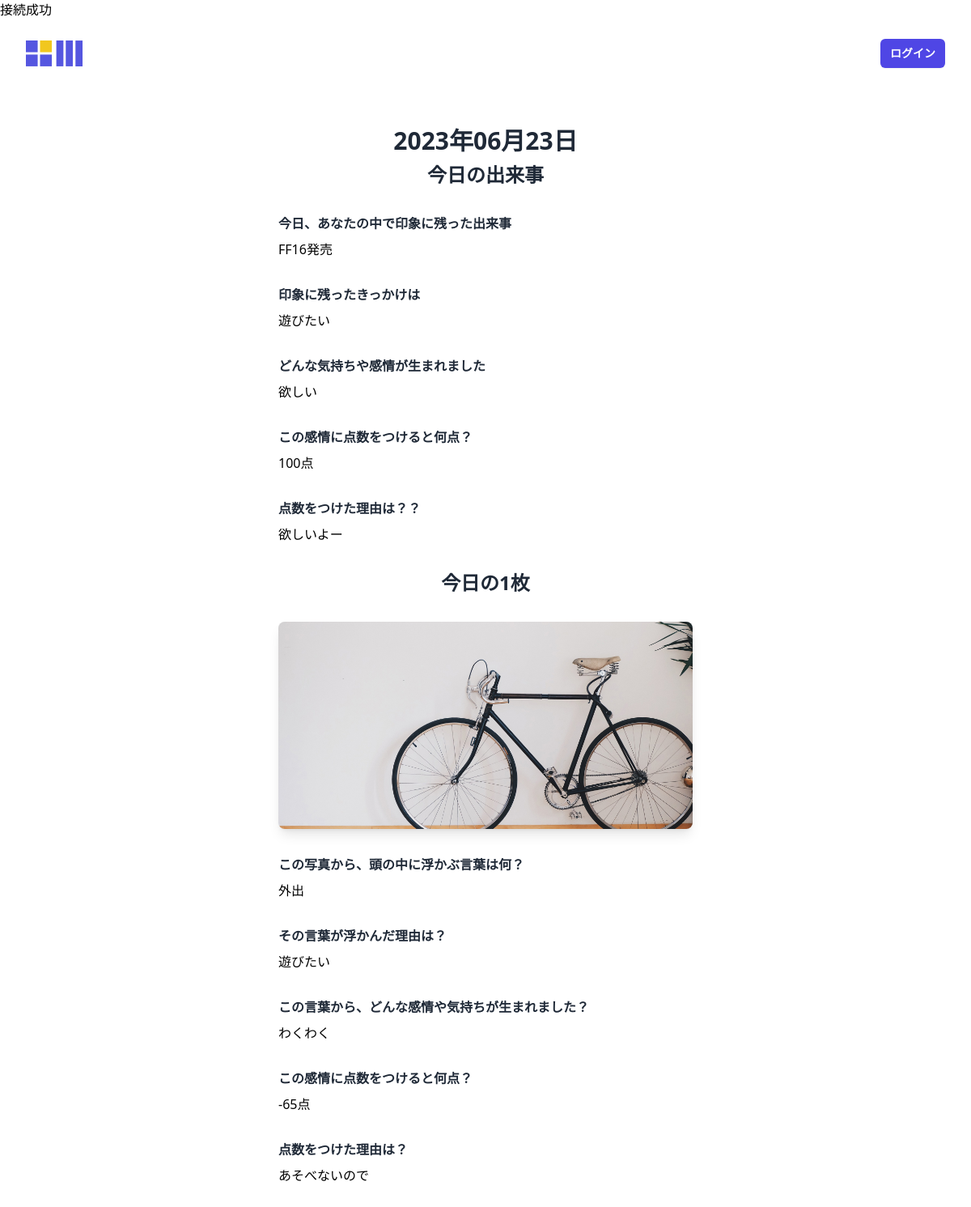
Page /diary-entry.php?diary_id=11 on the committed database.
### tables this page shows
CREATE TABLE `dev13_diary` (
  `diary_id` int(12) NOT NULL,
  `registration_date` date NOT NULL,
  `created_date` datetime NOT NULL,
  `update_date` datetime NOT NULL,
  `today_events` text NOT NULL,
  `events_impression` text NOT NULL,
  `events_emotions` text NOT NULL,
  `events_points` int(12) NOT NULL,
  `events_points_reason` text NOT NULL,
  `select_card_filename` varchar(255) NOT NULL,
  `photo_keyword` text NOT NULL,
  `photo_keyword_reason` text NOT NULL,
  `photo_emotions` text NOT NULL,
  `photo_points` int(11) NOT NULL,
  `photo_points_reason` text NOT NULL
);

### diary-entry.php (the view, shortened to what this page needs)
<?php
$diary_id = $_GET["diary_id"];
$pdo = db_connect();
$sql = "SELECT * FROM dev13_diary WHERE diary_id=:diary_id";
$stmt = $pdo->prepare($sql);
$stmt->bindValue(':diary_id', $diary_id, PDO::PARAM_INT);
try {
    $status = $stmt->execute();
} catch (PDOException $e) {
    echo json_encode(["sql error" => "{$e->getMessage()}"]);
    exit();
}
if ($status == false) {
    $error = $stmt->errorInfo();
    exit("（SQLエラー）ErrorQuery:" . $error[2]);
} else {
    $row = $stmt->fetch();
}
$registration_date = $row["registration_date"];
$registration_date_format = date('Y年m月d日', strtotime($registration_date));
?>
<!DOCTYPE html>
<html lang="ja">
<head>
    <script src="https://cdn.tailwindcss.com"></script>
</head>
<body>
    <?php include('include/header.php'); ?>
    <div class="bg-white py-6 sm:py-8 lg:py-12">
        <div class="mx-auto max-w-screen-2xl px-4 md:px-8">
            <h2 class="mb-2 text-center text-2xl font-bold text-gray-800 md:mb-2 lg:text-3xl"><?= $registration_date_format ?></h2>
            <div class="mx-auto max-w-lg">
                <h3 class="mb-4 text-center text-lg font-bold text-gray-800 md:mb-8 lg:text-2xl">今日の出来事</h3>
                <div>
                    <h4 class="mb-2 inline-block text-sm text-gray-800 sm:text-base font-bold">今日、あなたの中で印象に残った出来事</h4>
                    <p class="md:mb-8"><?= $row["today_events"] ?></p>
                </div>
                <div>
                    <h4 class="mb-2 inline-block text-sm text-gray-800 sm:text-base font-bold">印象に残ったきっかけは</h4>
                    <p class="md:mb-8"><?= $row["events_impression"] ?></p>
                </div>
                <div>
                    <h4 class="mb-2 inline-block text-sm text-gray-800 sm:text-base font-bold">どんな気持ちや感情が生まれました
                    </h4>
                    <p class="md:mb-8"><?= $row["events_emotions"] ?></p>
                </div>
                <div>
                    <h4 class="mb-2 inline-block text-sm text-gray-800 sm:text-base font-bold">この感情に点数をつけると何点？
                    </h4>
                    <p class="md:mb-8"><?= $row["events_points"] ?>点</p>
                </div>
                <div>
                    <h4 class="mb-2 inline-block text-sm text-gray-800 sm:text-base font-bold">点数をつけた理由は？？
                    </h4>
                    <p class="md:mb-8"><?= $row["events_points_reason"] ?></p>
                </div>
                <h3 class="mb-4 text-center text-lg font-bold text-gray-800 md:mb-8 lg:text-2xl">今日の1枚</h3>
                <div>
                    <div class="h-64 overflow-hidden rounded-lg bg-gray-100 shadow-lg  md:mb-8">
                        <img src="card_images/<?= $row["select_card_filename"] ?>" loading=" lazy" alt="" class="h-full w-full object-cover object-center" />
                    </div>
                    <h4 class="mb-2 inline-block text-sm text-gray-800 sm:text-base font-bold">この写真から、頭の中に浮かぶ言葉は何？</h4>
                    <p class="md:mb-8"><?= $row["photo_keyword"] ?></p>
                </div>
                <div>
                    <h4 class="mb-2 inline-block text-sm text-gray-800 sm:text-base font-bold">その言葉が浮かんだ理由は？</h4>
                    <p class="md:mb-8"><?= $row["photo_keyword_reason"] ?></p>
                </div>
                <div>
                    <h4 class="mb-2 inline-block text-sm text-gray-800 sm:text-base font-bold">この言葉から、どんな感情や気持ちが生まれました？</h4>
                    <p class="md:mb-8"><?= $row["photo_emotions"] ?></p>
                </div>
                <div>
                    <h4 class="mb-2 inline-block text-sm text-gray-800 sm:text-base font-bold">この感情に点数をつけると何点？</h4>
                    <p class="md:mb-8"><?= $row["photo_points"] ?>点</p>
                </div>
                <div>
                    <h4 class="mb-2 inline-block text-sm text-gray-800 sm:text-base font-bold">点数をつけた理由は？</h4>
                    <p class="md:mb-8"><?= $row["photo_points_reason"] ?></p>
                </div>
            </div>
        </div>
    </div>
</body>
</html>

### rows in the picture
dev13_diary: registration_date "2023年06月23日", today_events "FF16発売", events_impression "遊びたい", events_emotions "欲しい", events_points "100", events_points_reason "欲しいよー", select_card_filename (picture), photo_keyword "外出", photo_keyword_reason "遊びたい", photo_emotions "わくわく", photo_points "-65", photo_points_reason "あそべないので"
